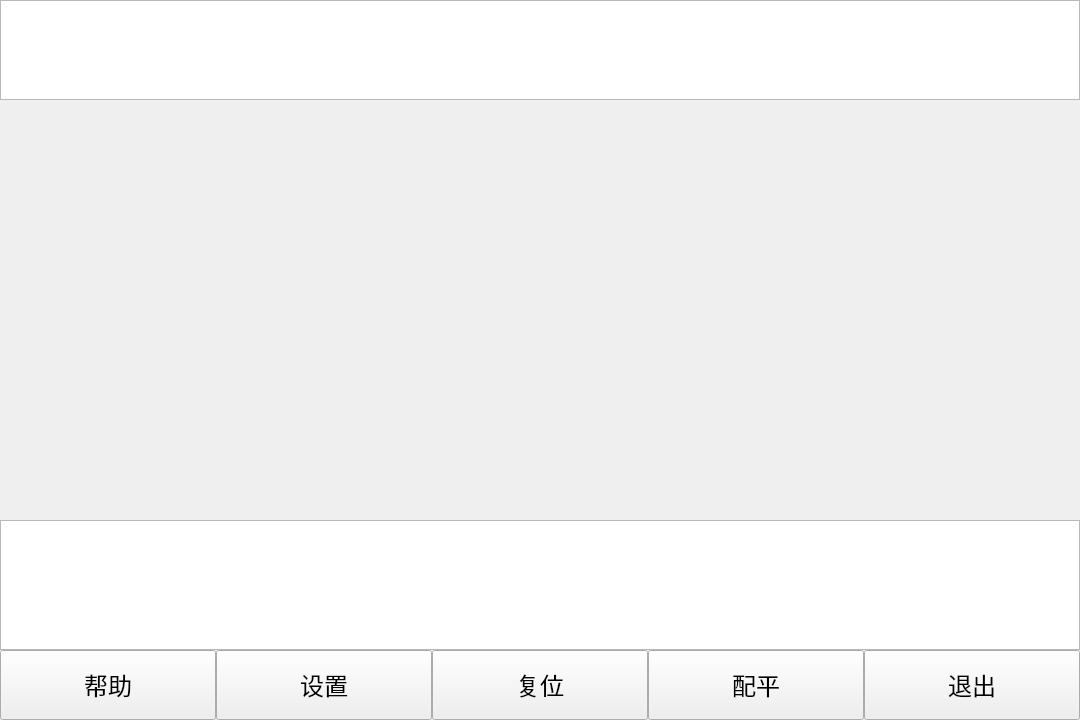
<?xml version="1.0" encoding="UTF-8"?>
<ui version="4.0">
 <class>DrawingBoard</class>
 <widget class="QWidget" name="DrawingBoard">
  <property name="geometry">
   <rect>
    <x>0</x>
    <y>0</y>
    <width>1080</width>
    <height>720</height>
   </rect>
  </property>
  <property name="windowTitle">
   <string>方程式手写识别配平</string>
  </property>
  <widget class="QTextEdit" name="inputText">
   <property name="geometry">
    <rect>
     <x>0</x>
     <y>0</y>
     <width>1080</width>
     <height>100</height>
    </rect>
   </property>
   <property name="font">
    <font>
     <family>微软雅黑</family>
     <pointsize>20</pointsize>
     <italic>true</italic>
    </font>
   </property>
   <property name="focusPolicy">
    <enum>Qt::ClickFocus</enum>
   </property>
  </widget>
  <widget class="QTextEdit" name="outputText">
   <property name="geometry">
    <rect>
     <x>0</x>
     <y>520</y>
     <width>1080</width>
     <height>130</height>
    </rect>
   </property>
   <property name="font">
    <font>
     <family>微软雅黑</family>
     <pointsize>20</pointsize>
     <italic>true</italic>
    </font>
   </property>
   <property name="focusPolicy">
    <enum>Qt::NoFocus</enum>
   </property>
  </widget>
  <widget class="QToolButton" name="keyButton">
   <property name="geometry">
    <rect>
     <x>0</x>
     <y>650</y>
     <width>216</width>
     <height>70</height>
    </rect>
   </property>
   <property name="font">
    <font>
     <family>微软雅黑</family>
     <pointsize>18</pointsize>
    </font>
   </property>
   <property name="text">
    <string>帮助</string>
   </property>
  </widget>
  <widget class="QToolButton" name="setButton">
   <property name="geometry">
    <rect>
     <x>216</x>
     <y>650</y>
     <width>216</width>
     <height>70</height>
    </rect>
   </property>
   <property name="font">
    <font>
     <family>微软雅黑</family>
     <pointsize>18</pointsize>
    </font>
   </property>
   <property name="text">
    <string>设置</string>
   </property>
  </widget>
  <widget class="QToolButton" name="testButton">
   <property name="geometry">
    <rect>
     <x>432</x>
     <y>650</y>
     <width>216</width>
     <height>70</height>
    </rect>
   </property>
   <property name="font">
    <font>
     <family>微软雅黑</family>
     <pointsize>18</pointsize>
    </font>
   </property>
   <property name="text">
    <string>复位</string>
   </property>
  </widget>
  <widget class="QToolButton" name="balanceButton">
   <property name="geometry">
    <rect>
     <x>648</x>
     <y>650</y>
     <width>216</width>
     <height>70</height>
    </rect>
   </property>
   <property name="font">
    <font>
     <family>微软雅黑</family>
     <pointsize>18</pointsize>
    </font>
   </property>
   <property name="text">
    <string>配平</string>
   </property>
  </widget>
  <widget class="QToolButton" name="exitButton">
   <property name="geometry">
    <rect>
     <x>864</x>
     <y>650</y>
     <width>216</width>
     <height>70</height>
    </rect>
   </property>
   <property name="font">
    <font>
     <family>微软雅黑</family>
     <pointsize>18</pointsize>
    </font>
   </property>
   <property name="text">
    <string>退出</string>
   </property>
  </widget>
 </widget>
 <layoutdefault spacing="6" margin="11"/>
 <resources/>
 <connections>
  <connection>
   <sender>keyButton</sender>
   <signal>clicked(bool)</signal>
   <receiver>DrawingBoard</receiver>
   <slot>openKeyBoard()</slot>
   <hints>
    <hint type="sourcelabel">
     <x>95</x>
     <y>692</y>
    </hint>
    <hint type="destinationlabel">
     <x>83</x>
     <y>719</y>
    </hint>
   </hints>
  </connection>
  <connection>
   <sender>testButton</sender>
   <signal>clicked(bool)</signal>
   <receiver>DrawingBoard</receiver>
   <slot>testSlot()</slot>
   <hints>
    <hint type="sourcelabel">
     <x>495</x>
     <y>696</y>
    </hint>
    <hint type="destinationlabel">
     <x>494</x>
     <y>719</y>
    </hint>
   </hints>
  </connection>
  <connection>
   <sender>balanceButton</sender>
   <signal>clicked(bool)</signal>
   <receiver>DrawingBoard</receiver>
   <slot>balanceSlot()</slot>
   <hints>
    <hint type="sourcelabel">
     <x>823</x>
     <y>693</y>
    </hint>
    <hint type="destinationlabel">
     <x>835</x>
     <y>776</y>
    </hint>
   </hints>
  </connection>
  <connection>
   <sender>exitButton</sender>
   <signal>clicked(bool)</signal>
   <receiver>DrawingBoard</receiver>
   <slot>exitSlot()</slot>
   <hints>
    <hint type="sourcelabel">
     <x>942</x>
     <y>705</y>
    </hint>
    <hint type="destinationlabel">
     <x>944</x>
     <y>789</y>
    </hint>
   </hints>
  </connection>
  <connection>
   <sender>setButton</sender>
   <signal>clicked(bool)</signal>
   <receiver>DrawingBoard</receiver>
   <slot>openSetBoard()</slot>
   <hints>
    <hint type="sourcelabel">
     <x>351</x>
     <y>695</y>
    </hint>
    <hint type="destinationlabel">
     <x>354</x>
     <y>804</y>
    </hint>
   </hints>
  </connection>
 </connections>
 <slots>
  <slot>openKeyBoard()</slot>
  <slot>testSlot()</slot>
  <slot>balanceSlot()</slot>
  <slot>exitSlot()</slot>
  <slot>openSetBoard()</slot>
 </slots>
</ui>
